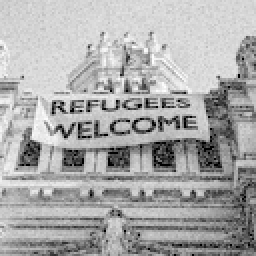
#> input picture filtragem/filtragem/imagens/image02_salted.png, 128 x 128 px (shown 2 times larger)
$ jupyter execute --allow-errors filtering.ipynb
#> lines starting #> are read from the running program, lines starting #| are printed output that depends on the picture
[cell 1]
import numpy as np
import imageio
import matplotlib.pyplot as plt
from sklearn.metrics import mean_squared_error

[cell 2]
def RMSE(g, R):
    assert g.shape == R.shape
    N, M = g.shape

    # Convert the images to int32 allowing negative values to compute RMSE
    return np.sqrt((np.sum((g.astype(np.int32)-R.astype(np.int32))**2))/(N*M))

[cell 3]
def normalize(matrix, start, end):
    return (matrix - matrix.min())/(matrix.max() - matrix.min()) * (end-start) + start

[cell 4]
def filtering_1d(img, w):

    # 1. Flattten the image in order to have a 1-dimension
    img_flatten = img.flatten()

    # 2. Get parameters
    N,M = img.shape # number of rows and columns (N*M is the length of the flatten image)
    n = len(w) # length of the filter
    a = int((n-1)/2)

    img = np.zeros(N*M-2*a)

    for i in range (a, (N*M)-a):
        teste = img_flatten[i-a:i+a+1]
        img[i-a] = np.sum(np.multiply(w, img_flatten[i-a:i+a+1]))

    img = np.pad(img, (a,a), 'wrap')

    img = np.reshape(img, (N,M))

    return   normalize(img, 0, 255)

[cell 5]
def filtering_2d(img, w):
    N, M = img.shape
    n, m = w.shape
    a = int((n-1)/2)
    b = int((m-1)/2)

    g = np.zeros((N, M))

    for i in range(a, N-a):
        for j in range(b, M-b):
            img_temp = img[i-a:i+a+1, j-b:j+b+1]

            g[i,j] = np.sum( np.multiply(img_temp, w))

    print(img.shape)
    print(g.shape)

    return normalize(g, 0, 255)

[cell 6]
img_load_name = "imagens/image02_salted.png"
img_load = imageio.imread(img_load_name)
#> img_load is the input picture: shape (128, 128); min 0, max 255, mean 169.5
img_load
teste = np.pad(img_load, 1,mode = 'constant')
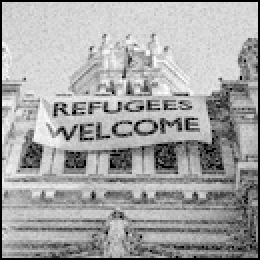
#> teste: shape (130, 130) (shown 2 times larger); min 0, max 255, mean 164.3
teste

[cell 7]
img_load.shape
#> Out = (128, 128)

[cell 8]
def median_filter(img, size):
#> called with size = 5
    n, m = (size,size)
    a = int((n-1)/2)
    b = int((m-1)/2)
    imag= np.pad(img, a, mode = 'constant')
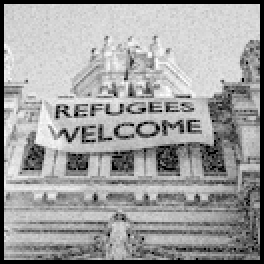
#> imag: shape (132, 132) (shown 2 times larger); min 0, max 255, mean 159.4
    N, M = imag.shape
#> N = 132; M = 132


    g = np.zeros((N, M))
    #g = np.pad(g, a, mode = 'constant')
    print(a)

    for i in range(a, N-a):
        for j in range(b, M-b):
            img_temp = imag[i-a:i+a+1, j-b:j+b+1]
            g[i,j] = int(np.median(np.sort(img_temp.flatten())))
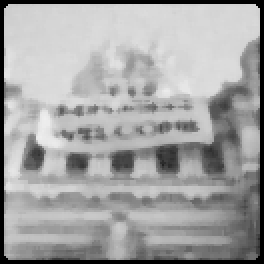
#> g: shape (132, 132) float64 (shown 2 times larger); min 0, max 239, mean 163
    return g[a:-a, a:-a]
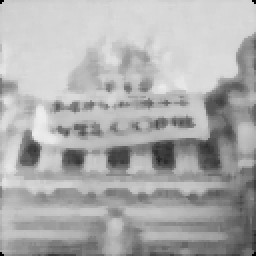
#> returned value: shape (128, 128) float64 (shown 2 times larger); min 0, max 239, mean 173.4

[cell 9]
result = median_filter(img_load,5)

#> (a cell that did not finish here is left out)

[cell 11]
RMSE(img_load,result)
#> Out = 28.56

[cell 12]
result.shape
#> Out = (128, 128)

[cell 13]
img_load.shape
#> Out = (128, 128)

[cell 14]
result

#> (a cell that did not finish here is left out)

#> (a cell that did not finish here is left out)

[cell 17]
img_load_name = "imagens/arara.png"
w = [-2, -1, 0, 1, 2]
# w = [[-1, -1, -1], [-1, 8, -1], [-1, -1, -1]]


img_load = imageio.imread(img_load_name)
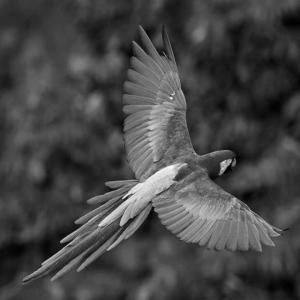
#> input picture filtragem/filtragem/imagens/arara.png, 300 x 300 px
#> img_load is the input picture: shape (300, 300); min 0, max 255, mean 69.6

result = filtering_1d(img_load, np.asarray(w))
#> in filtering_1d, `n = len(w)`: n = 5
#> in filtering_1d, `a = int((n-1)/2)`: a = 2
#> the loop in filtering_1d, `for i in range (a, (N*M)-a):` made 89996 passes
#> teste on passes 1 to 3: [67, 66, 64, 62, 60], [66, 64, 62, 60, 59], [64, 62, 60, 59, 58]
#> in filtering_1d, `img = np.reshape(img, (N,M))`:
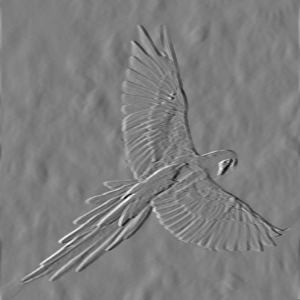
#> img: shape (300, 300) float64; min -515, max 524, mean 0; drawn with min black and max white

error = RMSE(img_load, result)
#> error = 68.24

print("{:.4f}".format(error))
#| 68.2443

[cell 18]
plt.figure(figsize=(10,10))
plt.imshow(result)
plt.colorbar()
plt.show()
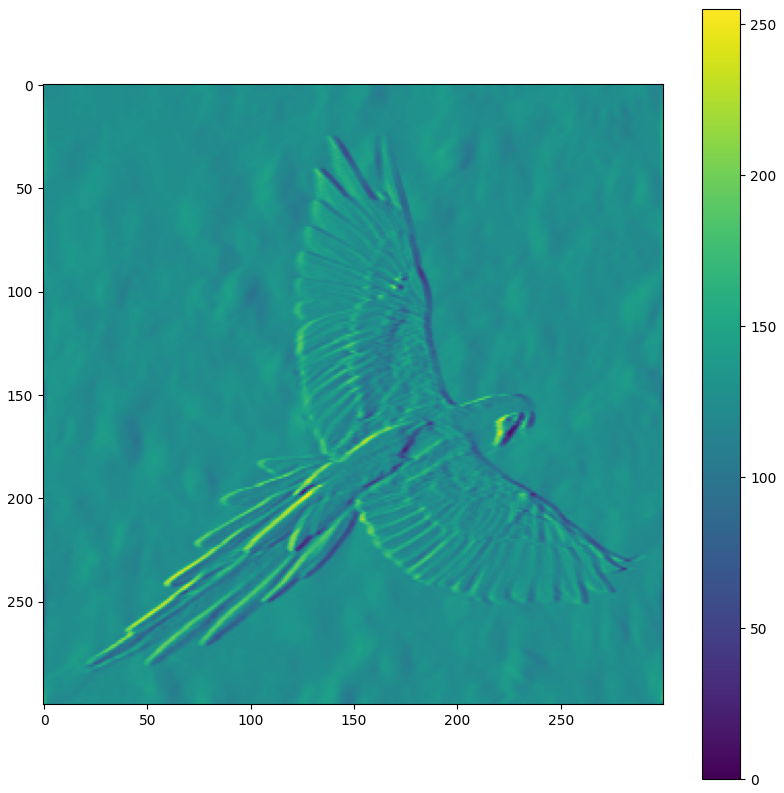
#> figure drawn by matplotlib, 2 panels
plt.figure(figsize=(10,10))
plt.imshow(img_load)
plt.show()
